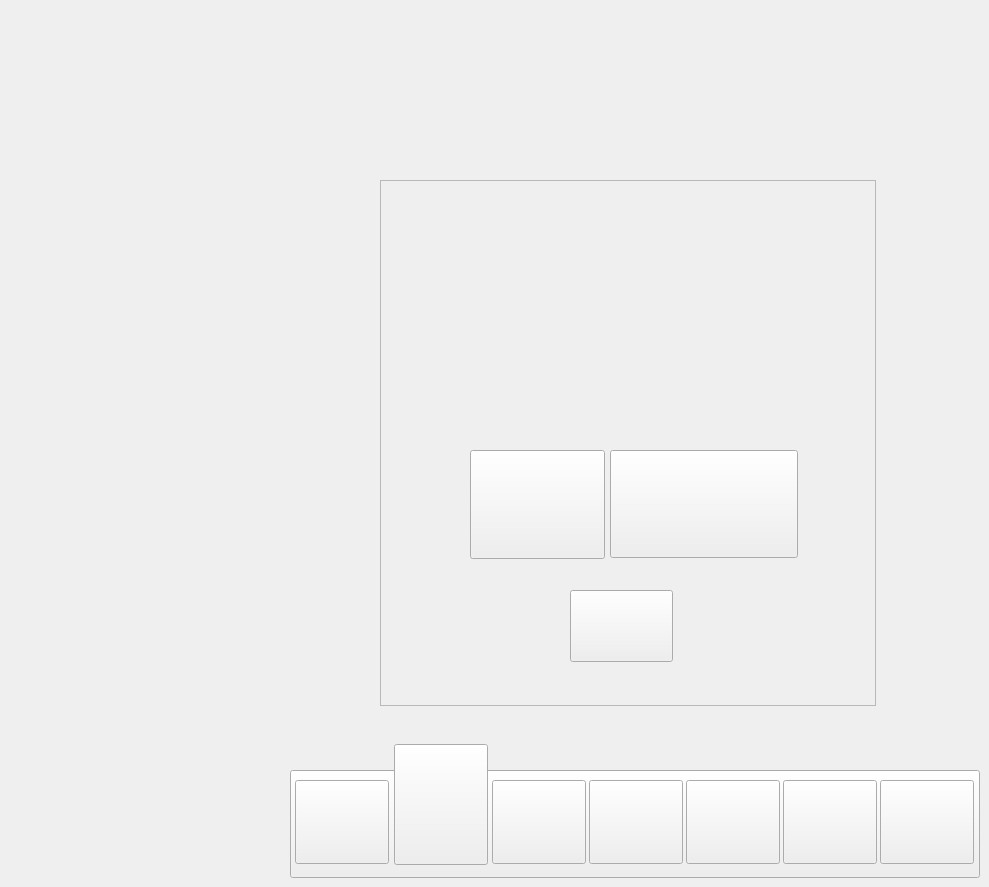
     <widget class="QWidget" name="DelaySetting05">
      <property name="styleSheet">
       <string notr="true">#DelaySetting05{

        border-image: url(:/PNG/New BG 2.jpg);
}</string>
      </property>
      <widget class="QPushButton" name="NS_DS05">
       <property name="geometry">
        <rect>
         <x>686</x>
         <y>780</y>
         <width>94</width>
         <height>84</height>
        </rect>
       </property>
       <property name="styleSheet">
        <string notr="true">border-image: url(:/PNG/Asset 11.png);</string>
       </property>
       <property name="text">
        <string/>
       </property>
      </widget>
      <widget class="QPushButton" name="ES_DS05">
       <property name="geometry">
        <rect>
         <x>783</x>
         <y>780</y>
         <width>94</width>
         <height>84</height>
        </rect>
       </property>
       <property name="styleSheet">
        <string notr="true">border-image: url(:/PNG/Asset 12.png);</string>
       </property>
       <property name="text">
        <string/>
       </property>
      </widget>
      <widget class="QPushButton" name="RS_DS05">
       <property name="geometry">
        <rect>
         <x>492</x>
         <y>780</y>
         <width>94</width>
         <height>84</height>
        </rect>
       </property>
       <property name="styleSheet">
        <string notr="true">border-image: url(:/PNG/Asset 9.png);</string>
       </property>
       <property name="text">
        <string/>
       </property>
      </widget>
      <widget class="QPushButton" name="M_DS05">
       <property name="geometry">
        <rect>
         <x>589</x>
         <y>780</y>
         <width>94</width>
         <height>84</height>
        </rect>
       </property>
       <property name="styleSheet">
        <string notr="true">border-image: url(:/PNG/Asset 10.png);</string>
       </property>
       <property name="text">
        <string/>
       </property>
      </widget>
      <widget class="QPushButton" name="DS_DS05">
       <property name="geometry">
        <rect>
         <x>394</x>
         <y>744</y>
         <width>94</width>
         <height>121</height>
        </rect>
       </property>
       <property name="styleSheet">
        <string notr="true">border-image: url(:/PNG/efr.png);</string>
       </property>
       <property name="text">
        <string/>
       </property>
      </widget>
      <widget class="QPushButton" name="OS_DS05">
       <property name="geometry">
        <rect>
         <x>295</x>
         <y>780</y>
         <width>94</width>
         <height>84</height>
        </rect>
       </property>
       <property name="styleSheet">
        <string notr="true">border-image: url(:/PNG/Asset 7.png);</string>
       </property>
       <property name="text">
        <string/>
       </property>
      </widget>
      <widget class="QPushButton" name="SolidBG_11">
       <property name="geometry">
        <rect>
         <x>290</x>
         <y>770</y>
         <width>690</width>
         <height>108</height>
        </rect>
       </property>
       <property name="styleSheet">
        <string notr="true">border-image: url(:/PNG/Asset 2.png);</string>
       </property>
       <property name="text">
        <string/>
       </property>
      </widget>
      <widget class="QPushButton" name="SS_DS05">
       <property name="geometry">
        <rect>
         <x>880</x>
         <y>780</y>
         <width>94</width>
         <height>84</height>
        </rect>
       </property>
       <property name="styleSheet">
        <string notr="true">border-image: url(:/PNG/Asset 13.png);</string>
       </property>
       <property name="text">
        <string/>
       </property>
      </widget>
      <widget class="QFrame" name="frame_81">
       <property name="geometry">
        <rect>
         <x>380</x>
         <y>180</y>
         <width>496</width>
         <height>526</height>
        </rect>
       </property>
       <property name="styleSheet">
        <string notr="true">#frame_81{
border-image: url(:/PNG/Asset 28.png);
}</string>
       </property>
       <property name="frameShape">
        <enum>QFrame::Shape::StyledPanel</enum>
       </property>
       <property name="frameShadow">
        <enum>QFrame::Shadow::Raised</enum>
       </property>
       <widget class="QPushButton" name="CL_Static_5">
        <property name="geometry">
         <rect>
          <x>90</x>
          <y>270</y>
          <width>135</width>
          <height>109</height>
         </rect>
        </property>
        <property name="styleSheet">
         <string notr="true">#CL_Static_5{

        border-image: url(:/PNG/Asset 22002.png);
}</string>
        </property>
        <property name="text">
         <string/>
        </property>
       </widget>
       <widget class="QPushButton" name="Stopped_Static_3">
        <property name="geometry">
         <rect>
          <x>230</x>
          <y>270</y>
          <width>188</width>
          <height>108</height>
         </rect>
        </property>
        <property name="styleSheet">
         <string notr="true">#Stopped_Static_3{
border-image: url(:/PNG/Asset 27.png);
}</string>
        </property>
        <property name="text">
         <string/>
        </property>
       </widget>
       <widget class="QPushButton" name="Next_DS_CL">
        <property name="geometry">
         <rect>
          <x>190</x>
          <y>410</y>
          <width>103</width>
          <height>72</height>
         </rect>
        </property>
        <property name="styleSheet">
         <string notr="true">#Next_DS_CL{
border-image: url(:/PNG/Asset 20.png);
}</string>
        </property>
        <property name="text">
         <string/>
        </property>
       </widget>
      </widget>
      <zorder>SolidBG_11</zorder>
      <zorder>NS_DS05</zorder>
      <zorder>ES_DS05</zorder>
      <zorder>RS_DS05</zorder>
      <zorder>M_DS05</zorder>
      <zorder>DS_DS05</zorder>
      <zorder>OS_DS05</zorder>
      <zorder>SS_DS05</zorder>
      <zorder>frame_81</zorder>
     </widget>
